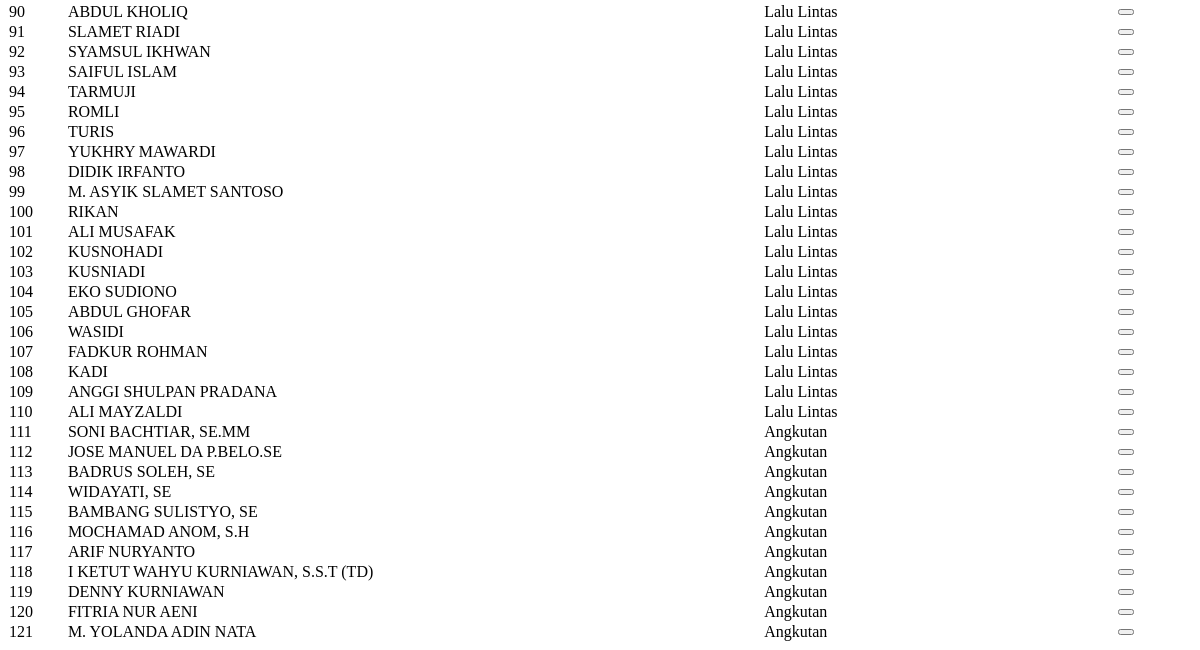
The app's page /pages/kelola-pegawai.php (lower part), older data.
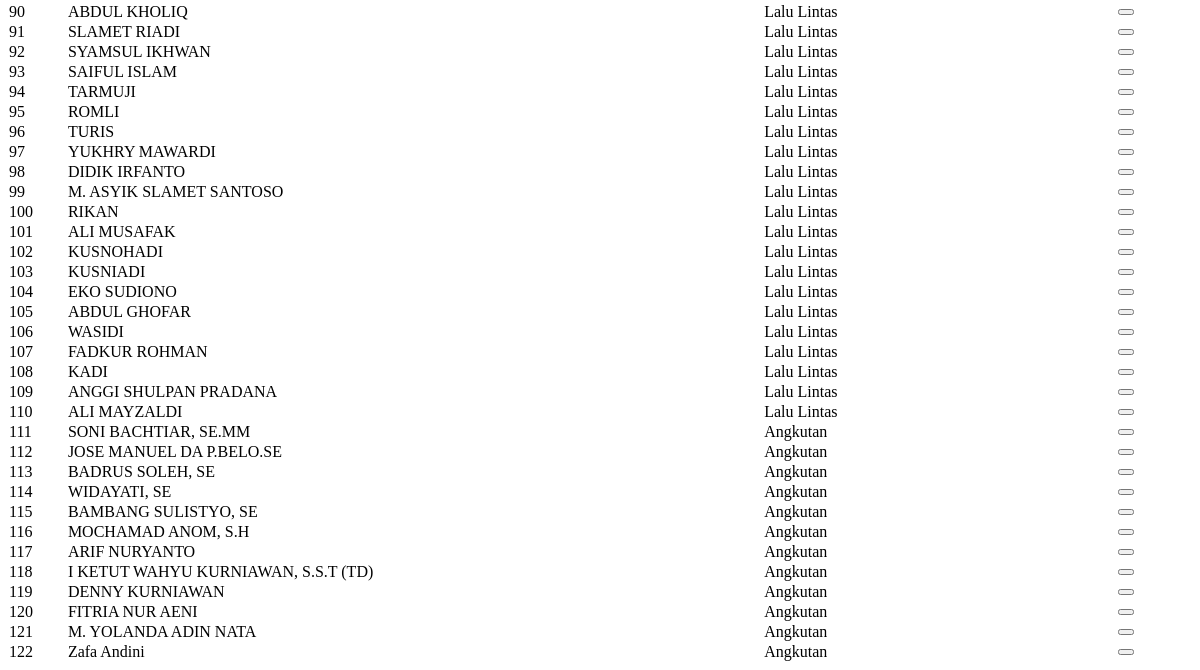
The same page, newer data.
### tables this page shows
CREATE TABLE `pegawai` (
  `id_pegawai` int(10) NOT NULL,
  `nama_pegawai` varchar(50) NOT NULL,
  `bidang` varchar(35) NOT NULL
);

### pages/kelola-pegawai.php (the view, shortened to what this page needs)
<head>
</head>
<body id="page-top">
    <div class="container-fluid">
        <div class="card shadow mb-4">
            <div class="card-body">
                <div class="table-responsive">
                    <table class="table table-bordered" id="example" width="100%" cellspacing="0">
                        <tbody>
                            <?php
                            $nomor = 1;
                            $query = "SELECT * FROM pegawai";
                            $q_tampil_pegawai = mysqli_query($db, $query);
                            if (mysqli_num_rows($q_tampil_pegawai) > 0) {
                                while ($r_tampil_pegawai = mysqli_fetch_array($q_tampil_pegawai)) {
                            ?>
                                    <tr>
                                        <td><?php echo $nomor; ?></td>
                                        <td><?php echo $r_tampil_pegawai['nama_pegawai']; ?></td>
                                        <td><?php echo $r_tampil_pegawai['bidang']; ?></td>
                                        <td>
                                            <button type="button" class="btn"></button>
                                        </td>
                                    </tr>
                            <?php
                                    $nomor++;
                                }
                            } else {
                                echo "";
                            }
                            ?>
                        </tbody>
                    </table>
                </div>
            </div>
        </div>
    </div>
</body>

Row changes from the older to the newer data that the page shows:
added pegawai: nama_pegawai "Zafa Andini", bidang "Angkutan"
